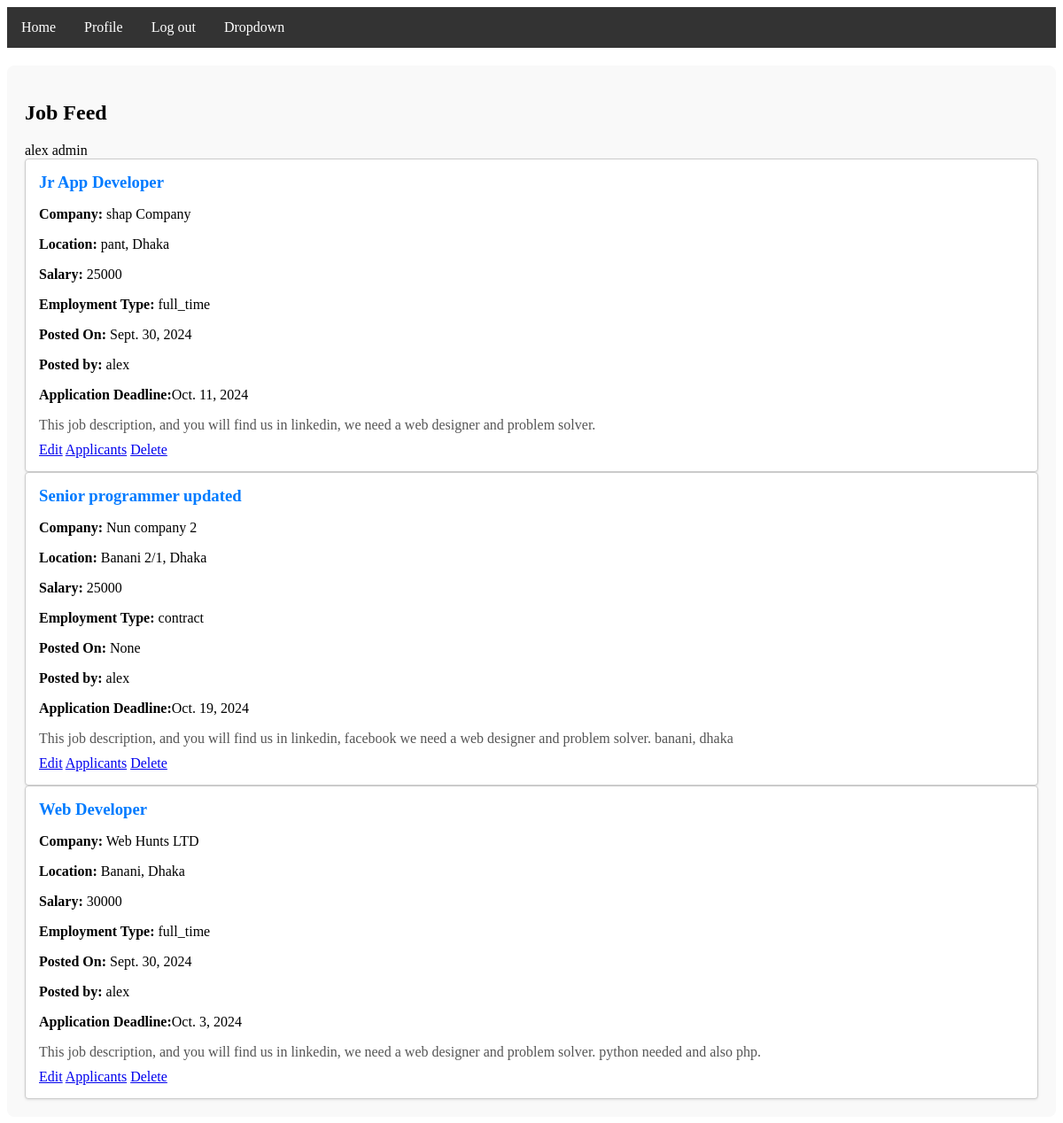
Page /createdJobsByAdmin/ (signed in) on the committed database.
### App/models.py (models this page shows, shortened)
class CustomUser(AbstractUser):
    USER=[
        ('admin', 'Admin'),
        ('viewer', 'Viewer'),
    ]
    user_type =  models.CharField(max_length=50, choices=USER, null=True)

class JobModel(models.Model):
    JOB_CHOICES = [
        ('full_time', 'Full Time'),
        ('part_time', 'Part Time'),
        ('contract', 'Contract'),
        ('internship', 'Internship'),
        ('temporary', 'Temporary'),
    ]
    user = models.ForeignKey(CustomUser, on_delete=models.CASCADE, null=True)
    job_title = models.CharField(max_length=50,  null=True)
    company_name = models.CharField(max_length=50,  null=True)
    location = models.CharField(max_length=50, null=True)
    description =  models.TextField(null=True)
    salary = models.CharField(max_length=50, null=True)
    employment_type = models.CharField(choices=JOB_CHOICES, max_length=50, null=True)
    post_date  = models.DateField(auto_now_add=True, null=True)
    update_date = models.DateField(auto_now=True, null=True)
    application_deadline = models.DateField(null=True)

### project/views.py (the view)
# urls.py: path('createdJobsByAdmin/', createdJobsByAdmin, name="createdJobsByAdmin"),
def createdJobsByAdmin(req):
    if req.user.user_type == 'admin':
        current_user =  req.user
        job = JobModel.objects.filter(user=current_user)
        context = {
            'job':job
        }
    return render(req, "createdJobByAdmin.html", context)

### templates/createdJobByAdmin.html (shortened to what this page needs)
{% extends "base.html" %}
{% block body %}
<div class="job-feed-section">
    <h2>Job Feed</h2>
    {{user.username}}
    {{user.user_type}}
    {% for data in job %}
    <div class="job-list">
        <div class="job-item">
            <h3>{{data.job_title}}</h3>
            <p><strong>Company:</strong> {{data.company_name}}</p>
            <p><strong>Location:</strong> {{data.location}}</p>
            <p><strong>Salary:</strong> {{data.salary}}</p>
            <p><strong>Employment Type:</strong> {{data.employment_type}}</p>
            <p><strong>Posted On:</strong> {{data.post_date}}</p>
            <p><strong>Posted by:</strong> {{user.username}}</p>
            <p><strong>Application Deadline:</strong>{{data.application_deadline}}</p>
            <p class="job-description">{{data.description}}</p>
            <a href="{% url 'jobEdit' data.id %}">Edit</a>
            <a href="#">Applicants</a>
            <a href=" {% url 'jobDelete' data.id  %}">Delete</a>
        </div>
    </div>
    {% endfor %}
{% endblock body %}

### templates/base.html (style rules this page uses)
.job-feed-section { padding: 20px; background-color: #f9f9f9; border-radius: 8px; margin-top: 20px; }
.job-list { display: flex; flex-direction: column; gap: 15px; }
.job-item { background-color: #fff; padding: 15px; border: 1px solid #ccc; border-radius: 4px; box-shadow: 0 1px 3px rgba(0, 0, 0, 0.1); }
.job-item h3 { margin: 0 0 10px; color: #007bff; }
.job-description { margin: 10px 0; color: #555; }

### rows in the picture
CustomUser: username "alex", user_type "admin"
JobModel: job_title "Jr App Developer", company_name "shap Company", location "pant, Dhaka", salary "25000", employment_type "full_time", post_date "Sept. 30, 2024", application_deadline "Oct. 11, 2024", description "This job description, and you will find us in linkedin, we need a web designer and problem solver."
JobModel: job_title "Senior programmer updated", company_name "Nun company 2", location "Banani 2/1, Dhaka", salary "25000", employment_type "contract", post_date "None", application_deadline "Oct. 19, 2024", description "This job description, and you will find us in linkedin, facebook we need a web designer and problem solver. banani, dhaka"
JobModel: job_title "Web Developer", company_name "Web Hunts LTD", location "Banani, Dhaka", salary "30000", employment_type "full_time", post_date "Sept. 30, 2024", application_deadline "Oct. 3, 2024", description "This job description, and you will find us in linkedin, we need a web designer and problem solver. python needed and also php."
